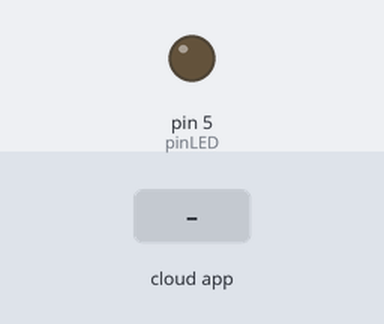
Recording of a sketch running on a simulated Arduino Uno, built with avr-gcc and run on an emulated ATmega328P. Shown: output pins drawn as LEDs (lit = HIGH). The inputs (shaded band) are chosen by the test bench. The ROS host is connected and sends only what is stated.

Above: at 1.2 s.
1.3 s: the phone or cloud app sets toggle_led to 0
At 2.5 s:
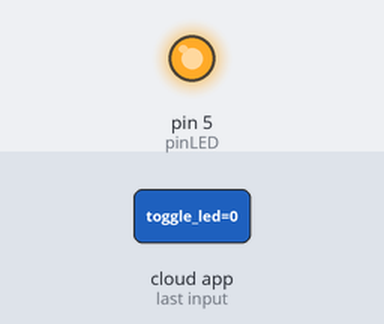
2.8 s: the phone or cloud app sets toggle_led to 1
At 3.8 s:
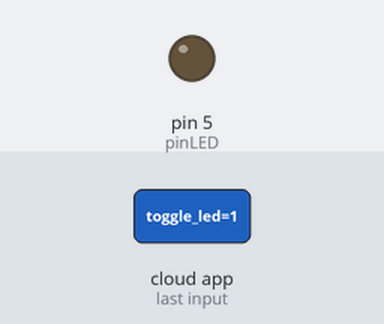
Timing chart, 0 to 5.8 s (numbered marks = the images above; inputs shaded):
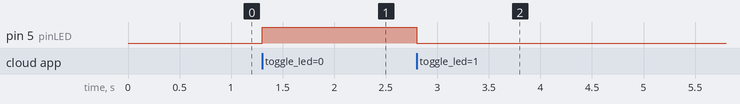

Measured:
- after the input at 1.3 s, pin 5 (pinLED): LOW → HIGH at once
- after the input at 2.8 s, pin 5 (pinLED): HIGH → LOW at once

The sketch:

Toggle_LED_Joy.ino
```cpp
/*
 * Sketch to toggle an external  LED with a gamepad via ROS.
 * Based on the rosserial example 'Blink'.
 *
 * Author:  Rouven Reichert
 * Created: 2019/12/31
 */

#include <ros.h>
#include <std_msgs/Empty.h>

// Define variables
int pinLED = 5;

ros::NodeHandle  nh;


// ################ CALLBACK ################
void messageCallback( const std_msgs::Empty& toggle_msg)
{
  // Toggle LED on received message
  digitalWrite(pinLED, HIGH-digitalRead(pinLED));
}

// Subscriber
ros::Subscriber<std_msgs::Empty> sub("toggle_led", &messageCallback );


// ################ SETUP ################
void setup()
{
  // Define pin mode
  pinMode(pinLED, OUTPUT);

  // ROS setup
  nh.initNode();
  nh.subscribe(sub);
}


// ################ LOOP ################
void loop()
{
  nh.spinOnce();
  delay(1);
}
```
